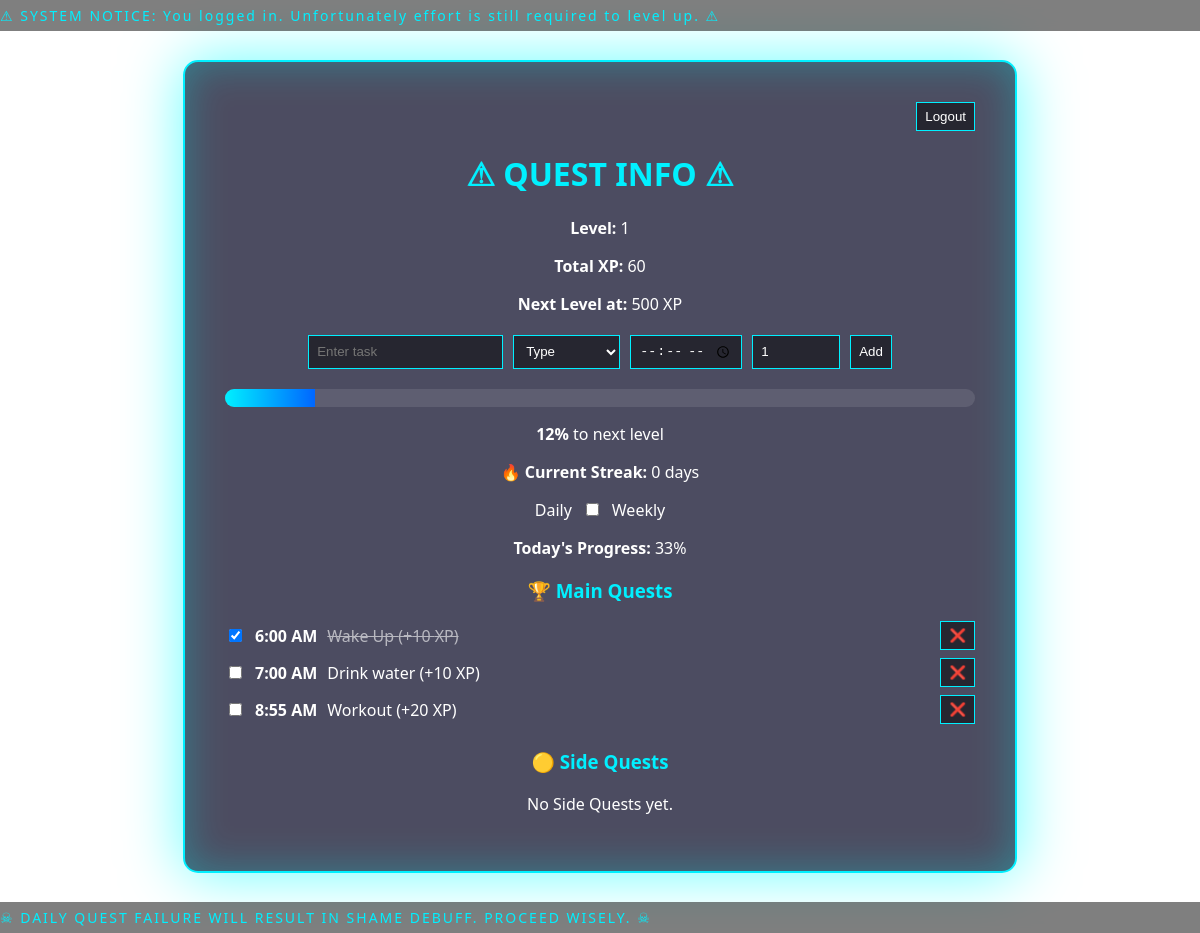
The page /dashboard/ (signed in) on the database its author committed.
### tasks/models.py (models this page shows, shortened)
class Task(models.Model):
    TASK_TYPES = [
        ('MAIN', 'Main Quest'),
        ('SIDE', 'Side Quest'),
    ]
    user = models.ForeignKey(User, on_delete=models.CASCADE)
    title = models.CharField(max_length=255)
    task_type = models.CharField(
        max_length=10,
        choices=TASK_TYPES,
        default='MAIN'
    )
    time_slot = models.TimeField(blank=True, null=True)
    duration_hours = models.IntegerField(default=1)
    xp_value = models.IntegerField(default=10)
    created_at = models.DateTimeField(auto_now_add=True)

### levelup/urls.py (the view, shortened to what this page needs)
# urls.py: path('dashboard/', dashboard, name='dashboard'),
@login_required
def dashboard(request):
    mode = request.GET.get('mode', 'daily')
    today = date.today()
    start_of_week = today - timedelta(days=today.weekday())
    week_dates = [start_of_week + timedelta(days=i) for i in range(7)]
    profile, _ = UserProfile.objects.get_or_create(user=request.user)
    main_tasks = Task.objects.filter(
        user=request.user,
        task_type='MAIN'
    ).order_by('time_slot')
    side_tasks = Task.objects.filter(
        user=request.user,
        task_type='SIDE'
    )
    weekly_tasks = main_tasks
    weekly_progress = {}
    for task in weekly_tasks:
        weekly_progress[task.id] = {}
        for d in week_dates:
            record = WeeklyProgress.objects.filter(task=task, date=d).first()
            weekly_progress[task.id][d] = record.is_completed if record else False
    today_progress = {}
    for task in main_tasks:
        record = WeeklyProgress.objects.filter(task=task, date=today).first()
        today_progress[task.id] = record.is_completed if record else False
    total_today = len(main_tasks)
    completed_today = sum(today_progress.values())
    progress_percent = int((completed_today / total_today) * 100) if total_today else 0
    total_week_tasks = len(main_tasks) * 7
    completed_week = 0
    for task in main_tasks:
        for d in week_dates:
            record = WeeklyProgress.objects.filter(task=task, date=d).first()
            if record and record.is_completed:
                completed_week += 1
    weekly_percent = int((completed_week / total_week_tasks) * 100) if total_week_tasks else 0
    streak = 0
    check_day = today
    while True:
        all_completed = True
        for task in main_tasks:
            record = WeeklyProgress.objects.filter(task=task, date=check_day).first()
            if not record or not record.is_completed:
                all_completed = False
                break
        if all_completed and main_tasks.exists():
            streak += 1
            check_day -= timedelta(days=1)
        else:
            break
    next_level_xp = 500 + (profile.level - 1) * 250
    current_level_start_xp = 500 + (profile.level - 2) * 250 if profile.level > 1 else 0
    xp_progress = profile.total_xp - current_level_start_xp
    xp_needed = next_level_xp - current_level_start_xp
    xp_percent = int((xp_progress / xp_needed) * 100) if xp_needed > 0 else 0
    return render(request, 'dashboard.html', {
    'main_tasks': main_tasks,
    'side_tasks': side_tasks,
    'weekly_tasks': weekly_tasks,
    'week_dates': week_dates,
    'weekly_progress': weekly_progress,
    'today_progress': today_progress,
    'progress_percent': progress_percent,
    'weekly_percent': weekly_percent,
    'streak': streak,
    'mode': mode,
    'today': today,
    'total_xp': profile.total_xp,
    'level': profile.level,
    'next_level_xp': next_level_xp,
    'xp_percent': xp_percent,
})

### tasks/templatetags/customtags.py (called while the page is built)
@register.filter
def get_item(dictionary, key):
    return dictionary.get(key)

### templates/dashboard.html (shortened to what this page needs)
{% load static %}
{% load customtags %}
<!DOCTYPE html>
<html lang="en">
<head>
</head>
<body>
<video autoplay muted loop playsinline>
  <source src="{% static 'videos/system-bg.mp4' %}" type="video/mp4">
</video>
<div class="marquee-top">
  <span>⚠ SYSTEM NOTICE: You logged in. Unfortunately effort is still required to level up. ⚠</span>
</div>
<div class="marquee-bottom">
  <span>☠ DAILY QUEST FAILURE WILL RESULT IN SHAME DEBUFF. PROCEED WISELY. ☠</span>
</div>
<div class="home-container1">
<div class="home-container2">
<form method="post" action="{% url 'logout' %}" style="text-align:right;">
<button type="submit">Logout</button>
</form>
<h1>⚠ QUEST INFO ⚠</h1>
<p><strong>Level:</strong> {{ level }}</p>
<p><strong>Total XP:</strong> {{ total_xp }}</p>
<p><strong>Next Level at:</strong> {{ next_level_xp }} XP</p>
{% if mode == 'daily' %}
<form method="post" style="margin:20px 0; display:flex; gap:10px; justify-content:center; flex-wrap:wrap;">
<input type="text" name="title" placeholder="Enter task" required>
<select name="task_type" required>
<option value="">Type</option>
</select>
<input type="time" name="time_slot">
<input type="number" name="duration_hours" min="1" value="1" style="width:70px;">
<button type="submit">Add</button>
</form>
{% endif %}
<div class="xp-bar">
<div class="xp-fill" style="width: {{ xp_percent|default:0 }}%;"></div>
</div>
<p><strong>{{ xp_percent|default:0 }}%</strong> to next level</p>
<p><strong>🔥 Current Streak:</strong> {{ streak }} days</p>
<div style="display:flex;align-items:center;gap:10px;justify-content:center;margin:15px 0;">
<span>Daily</span>
<label class="switch">
<input type="checkbox"
onchange="window.location.href='?mode=' + (this.checked ? 'weekly' : 'daily')">
</label>
<span>Weekly</span>
</div>
{% if mode == 'daily' %}
<p><strong>Today's Progress:</strong> {{ progress_percent }}%</p>
<h3>🏆 Main Quests</h3>
{% for task in main_tasks %}
<form method="post" style="display:flex; align-items:center; gap:10px;">
<input type="checkbox"
onchange="this.form.submit()"
{% if today_progress|get_item:task.id %}checked{% endif %}>
<strong>{{ task.time_slot|time:"g:i A" }}</strong>
<span {% if today_progress|get_item:task.id %}style="text-decoration:line-through; opacity:0.6;"{% endif %}>
{{ task.title }} (+{{ task.xp_value }} XP)
</span>
<button type="submit" name="delete" value="1" style="margin-left:auto;">❌</button>
</form>
{% empty %}
<p>No Main Quests yet.</p>
{% endfor %}
<h3 style="margin-top:25px;">🟡 Side Quests</h3>
{% for task in side_tasks %}
<form method="post" style="display:flex; align-items:center; gap:10px;">
{% csrf_token %}
<input type="hidden" name="task_id" value="{{ task.id }}">
<input type="hidden" name="action" value="toggle_today">
<input type="checkbox"
onchange="this.form.submit()"
{% if today_progress|get_item:task.id %}checked{% endif %}>
<span {% if today_progress|get_item:task.id %}style="text-decoration:line-through; opacity:0.6;"{% endif %}>
{{ task.title }} (+{{ task.xp_value }} XP)
</span>
<button type="submit" name="delete" value="1" style="margin-left:auto;">❌</button>
</form>
{% empty %}
<p>No Side Quests yet.</p>
{% endfor %}
{% endif %}
</div>
</div>
</body>
</html>

### templates/dashboard.html (style rules this page uses)
body { margin:0; font-family: 'Segoe UI', sans-serif; color:white; overflow-x:hidden; }
video { position:fixed; top:0; left:0; width:100%; height:100%; object-fit:cover; z-index:-1; }
.marquee-top, .marquee-bottom { position:fixed; width:100%; padding:6px 0; font-size:14px; letter-spacing:2px; color:#00f0ff; background:rgba(0,0,0,0.5); backdrop-filter:blur(5px); white-space:nowrap; overflow:hidden; z-index:5; }
.marquee-top { top:0; }
.marquee-bottom { bottom:0; }
.marquee-top span { display:inline-block; animation:scrollLeft 18s linear infinite; }
.marquee-bottom span { display:inline-block; animation:scrollRight 18s linear infinite; }
.home-container1 { min-height:100vh; display:flex; justify-content:center; align-items:center; padding:60px 20px; }
.home-container2 { width:750px; padding:40px; background:rgba(0,0,30,0.7); backdrop-filter:blur(25px); border:2px solid #00f0ff; border-radius:15px; box-shadow: 0 0 60px rgba(0,255,255,0.6), inset 0 0 40px rgba(0,255,255,0.3); text-align:center; }
input, select, button { background:rgba(0,0,0,0.5); border:1px solid #00f0ff; color:white; padding:6px 8px; }
button { cursor:pointer; transition:0.3s; }
form { margin-bottom:8px; }
.xp-bar { background:rgba(255,255,255,0.1); border-radius:20px; height:18px; margin:10px 0; overflow:hidden; }
.xp-fill { height:100%; background:linear-gradient(90deg,#00f0ff,#0066ff); transition:width 0.4s ease; }
h1,h3 { color:#00f0ff; }

### rows shown on the page
Task: id "☑", time_slot "6:00 AM", title "Wake Up", xp_value "10"
Task: time_slot "7:00 AM", title "Drink water", xp_value "10"
Task: time_slot "8:55 AM", title "Workout", xp_value "20"

### other values the page prints
{{ level }} "1"
{{ total_xp }} "60"
{{ next_level_xp }} "500"
{{ xp_percent|default:0 }} "12"
{{ streak }} "0"
{{ progress_percent }} "33"
